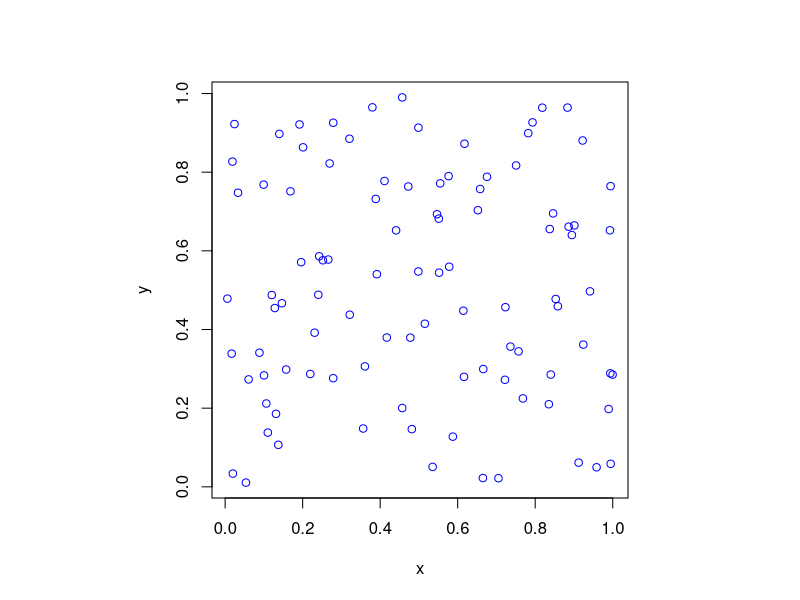

Recreate this plot in R.
# Simulate a Poisson point process on a rectangle.
# Author: H. Paul Keeler, 2018.
# Website: hpaulkeeler.com
# Repository: github.com/hpaulkeeler/posts
# For more details, see the post:
# hpaulkeeler.com/poisson-point-process-simulation/

#Simulation window parameters
xMin=0;xMax=1;
yMin=0;yMax=1;
xDelta=xMax-xMin;yDelta=yMax-yMin; #rectangle dimensions
areaTotal=xDelta*yDelta;

#Point process parameters
lambda=100; #intensity (ie mean density) of the Poisson process

#Simulate a Poisson point process
numbPoints=rpois(1,areaTotal*lambda);#Poisson number of points
xx=xDelta*runif(numbPoints)+xMin;#x coordinates of Poisson points
yy=xDelta*runif(numbPoints)+yMin;#y coordinates of Poisson points

#Plotting
par(pty="s")
plot(xx,yy,'p',xlab='x',ylab='y',col='blue');
